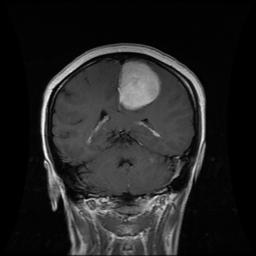
%> input picture BSE/225.png, 256 x 256 px
$ octave bse_3.m   (GNU Octave 9; MATLAB toolbox functions it lacks are replaced by stand-ins)
%> lines starting %> are read from the running program, lines starting %| are printed output that depends on the picture; in (x1, y1, x2, y2) boxes, pixels count from 0 and x2, y2 are one past the last pixel; in counts of white or black regions, pixels touching at a corner belong together; the program's own positions count from 1
clc;    % Clear the command window.
close all;  % Close all figures (except those of imtool.)
clear;  % Erase all existing variables. Or clearvars if you want.
workspace;  % Make sure the workspace panel is showing.
format long g;
format compact;
fontSize = 24;
% Check that user has the Image Processing Toolbox installed.
hasIPT = license('test', 'image_toolbox');
if ~hasIPT
  % User does not have the toolbox installed.
  message = sprintf('Sorry, but you do not seem to have the Image Processing Toolbox.\nDo you want to try to continue anyway?');
  reply = questdlg(message, 'Toolbox missing', 'Yes', 'No', 'Yes');
%> the answer given: Yes
  if strcmpi(reply, 'No')
    % User said No, so exit.
    return;
  end
end
%===============================================================================
% Read in a standard MATLAB gray scale demo image.
%folder = 'D:\Temporary stuff';
%baseFileName = 'Jones-54-1-jan10-f3.jpg';
[filename pathname] = uigetfile({'*.png';'*.jpg';'*.bmp'},'Select MRI');
%> the answer given: 225.png
inputimage=strcat(pathname, filename);
baseFileName = filename;
folder = pwd;
fullFileName = fullfile(pathname, baseFileName);

% Get the full filename, with path prepended.
%fullFileName = fullfile(folder, baseFileName);
% Check if file exists.
if ~exist(fullFileName, 'file')
  % File doesn't exist -- didn't find it there.  Check the search path for it.
  fullFileNameOnSearchPath = baseFileName; % No path this time.
  if ~exist(fullFileNameOnSearchPath, 'file')
    % Still didn't find it.  Alert user.
    errorMessage = sprintf('Error: %s does not exist in the search path folders.', fullFileName);
    uiwait(warndlg(errorMessage));
    return;
  end
end
grayImage = imread(fullFileName);
%> grayImage is the input picture: size 256x256 uint8; min 0, max 248, mean 35.4
% Get the dimensions of the image.
% numberOfColorBands should be = 1.
[rows, columns, numberOfColorBands] = size(grayImage);
%> rows = 256; columns = 256; numberOfColorBands = 1
if numberOfColorBands > 1
  % It's not really gray scale like we expected - it's color.
  % Convert it to gray scale by taking only the green channel.
  grayImage = grayImage(:, :, 2); % Take green channel.
end
% Display the original gray scale image.
subplot(2, 3, 1);
imshow(grayImage, []);
axis on;
title('Original Grayscale Image', 'FontSize', fontSize);
% Enlarge figure to full screen.
set(gcf, 'Units', 'Normalized', 'OuterPosition', [0 0 1 1]);
% Give a name to the title bar.
set(gcf, 'Name', 'Demo by ImageAnalyst', 'NumberTitle', 'Off')
% Let's compute and display the histogram.
[pixelCount, grayLevels] = imhist(grayImage);
%> pixelCount = 256 values, max 10852 at index 1, min 0 at index 248, mean 256; grayLevels = 256 values from 0 to 255
subplot(2, 3, 2);
bar(grayLevels, pixelCount);
grid on;
title('Histogram of original image', 'FontSize', fontSize);
xlim([0 grayLevels(end)]); % Scale x axis manually.
% Crop image to get rid of light box surrounding the image
grayImage = grayImage(3:end-3, 4:end-4);
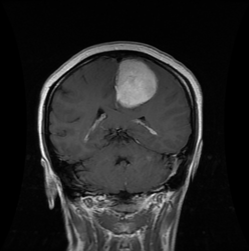
%> grayImage: size 251x249 uint8; min 0, max 248, mean 36.8
% Threshold to create a binary image %40
binaryImage = grayImage > 20;
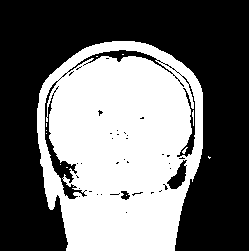
%> binaryImage: size 251x249 logical; 43.1% white; 12 white regions (10 under 20 px), largest, box (x1, y1, x2, y2) and area: (37, 41, 203, 251) 26907, (192, 110, 194, 126) 21
% Get rid of small specks of noise
binaryImage = bwareaopen(binaryImage, 1000);
%> binaryImage: size 251x249 logical; 43.1% white; 1 white region, box (x1, y1, x2, y2) and area: (37, 41, 203, 251) 26907
% Display the original gray scale image.
subplot(2, 3, 3);
imshow(binaryImage, []);
axis on;
title('Binary Image', 'FontSize', fontSize);
% Seal off the bottom of the head - make the last row white.
binaryImage(end,:) = true;
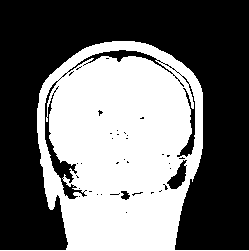
%> binaryImage: size 251x249 logical; 43.3% white; 1 white region, box (x1, y1, x2, y2) and area: (0, 41, 249, 251) 27047
% Fill the image
binaryImage = imfill(binaryImage, 'holes');
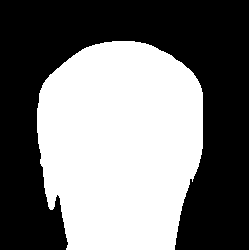
%> binaryImage: size 251x249 logical; 46.7% white; 1 white region, box (x1, y1, x2, y2) and area: (0, 41, 249, 251) 29216
subplot(2, 3, 4);
imshow(binaryImage, []);
axis on;
title('Cleaned Binary Image', 'FontSize', fontSize);
% Erode away 15 layers of pixels.
se = strel('disk', 30, 0);
binaryImage = imerode(binaryImage, se);
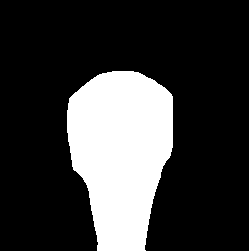
%> binaryImage: size 251x249 logical; 22.9% white; 1 white region, box (x1, y1, x2, y2) and area: (67, 71, 173, 251) 14300
subplot(2, 3, 5);
imshow(binaryImage, []);
axis on;
title('Eroded Binary Image', 'FontSize', fontSize);
% Mask the gray image
finalImage = grayImage; % Initialize.
finalImage(~binaryImage) = 0;
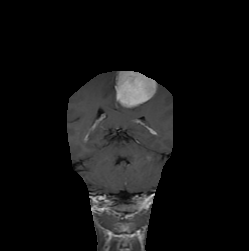
%> finalImage: size 251x249 uint8; min 0, max 231, mean 17.8
subplot(2, 3, 6);
imshow(finalImage, []);
axis on;
title('Skull stripped Image', 'FontSize', fontSize);
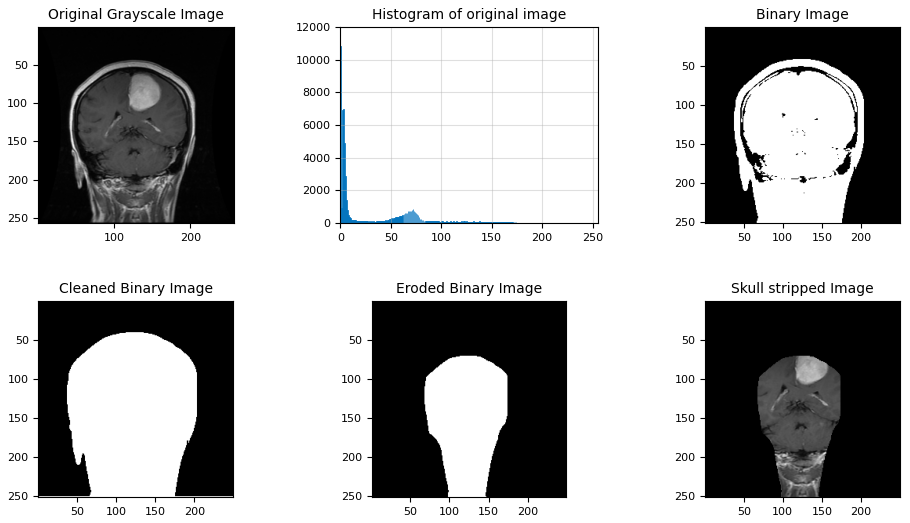
%> figure redrawn from the program's plot data, 6 panels
msgbox('Done with demo');
